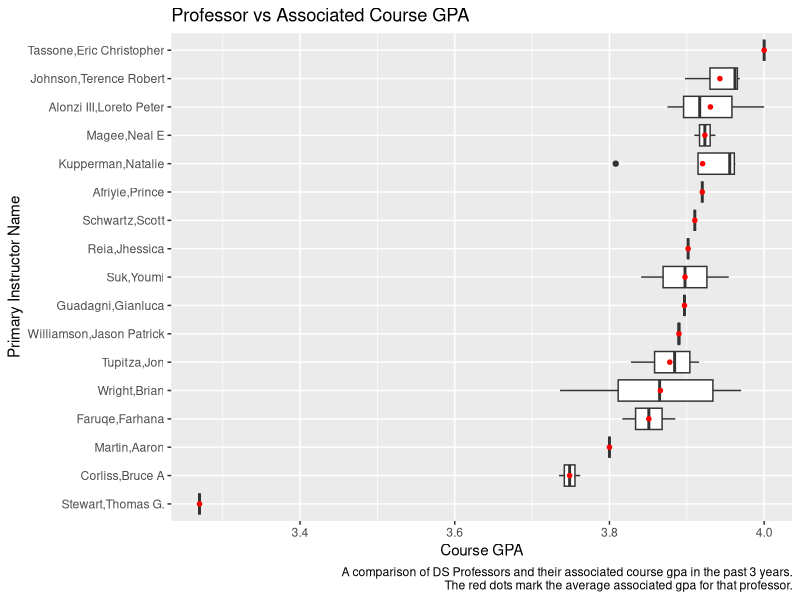
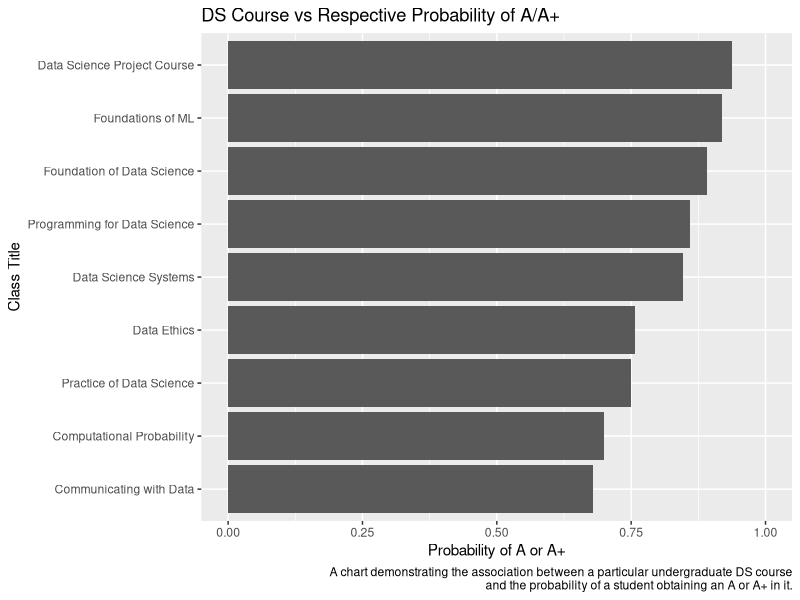

Write R code to recreate these figures, in order.
## ---- chunk 1
knitr::opts_chunk$set(echo = TRUE)
## ---- chunk 2
library(readxl)
library(ggplot2)
library(tidyverse)
## ---- chunk 3
ds_courses <- read_excel("ds_courses.xlsx"); ds_courses
## ---- chunk 4
# filter for undergrad
ds_courses <- filter(ds_courses, `Catalog Number` < 5000); ds_courses 
## ---- chunk 5
# select relevant columns for all questions
ds_courses <- select(ds_courses, `Catalog Number`, `Class Title`, `Primary Instructor Name`, 
                     `Course GPA`, `# of Students`, `A+`, A); ds_courses
## ---- chunk 6
# Q1
prof_gpas <- ds_courses %>% select(`Primary Instructor Name`, `Course GPA`) %>%     
  group_by(`Primary Instructor Name`) %>%
  summarize(avg_gpa = mean(`Course GPA`)) %>% arrange(desc(avg_gpa)); prof_gpas

prof_order <- fct_rev(factor(prof_gpas$`Primary Instructor Name`, 
                             levels=prof_gpas$`Primary Instructor Name`)); prof_order

prof_order_plot <- factor(ds_courses$`Primary Instructor Name`, levels=prof_order)

ggplot(ds_courses, aes(x=`Course GPA`, y=fct_rev(prof_order_plot))) + 
  geom_boxplot() + stat_summary(fun=mean, geom="point", shape=20, size=2, color="red") + 
  labs(title="Professor vs Associated Course GPA",
       y="Primary Instructor Name",
       caption="A comparison of DS Professors and their associated course gpa in the past 3 years.
       The red dots mark the average associated gpa for that professor.")



## ---- chunk 7
# Q2
grpd_courses <- ds_courses %>% select(`Class Title`, `# of Students`, `A+`, A) %>% 
  group_by(`Class Title`) %>% summarize(
    avg_stud = mean(`# of Students`), 
    `avg_A+` = mean(`A+`),
    avg_A = mean(A)); grpd_courses

prob_A <- (grpd_courses$avg_A + grpd_courses$`avg_A+`) / grpd_courses$avg_stud; prob_A

grpd_courses <- grpd_courses %>% mutate(prob_A) %>% arrange(desc(prob_A)); grpd_courses

classes <- fct_rev(factor(grpd_courses$`Class Title`, levels=grpd_courses$`Class Title`))

ggplot(grpd_courses, aes(x=prob_A, y=classes)) + geom_col() + xlim(0, 1) +
  labs(title="DS Course vs Respective Probability of A/A+",
      x="Probability of A or A+",
      y="Class Title",
      caption="A chart demonstrating the association between a particular undergraduate DS course
      and the probability of a student obtaining an A or A+ in it.")
